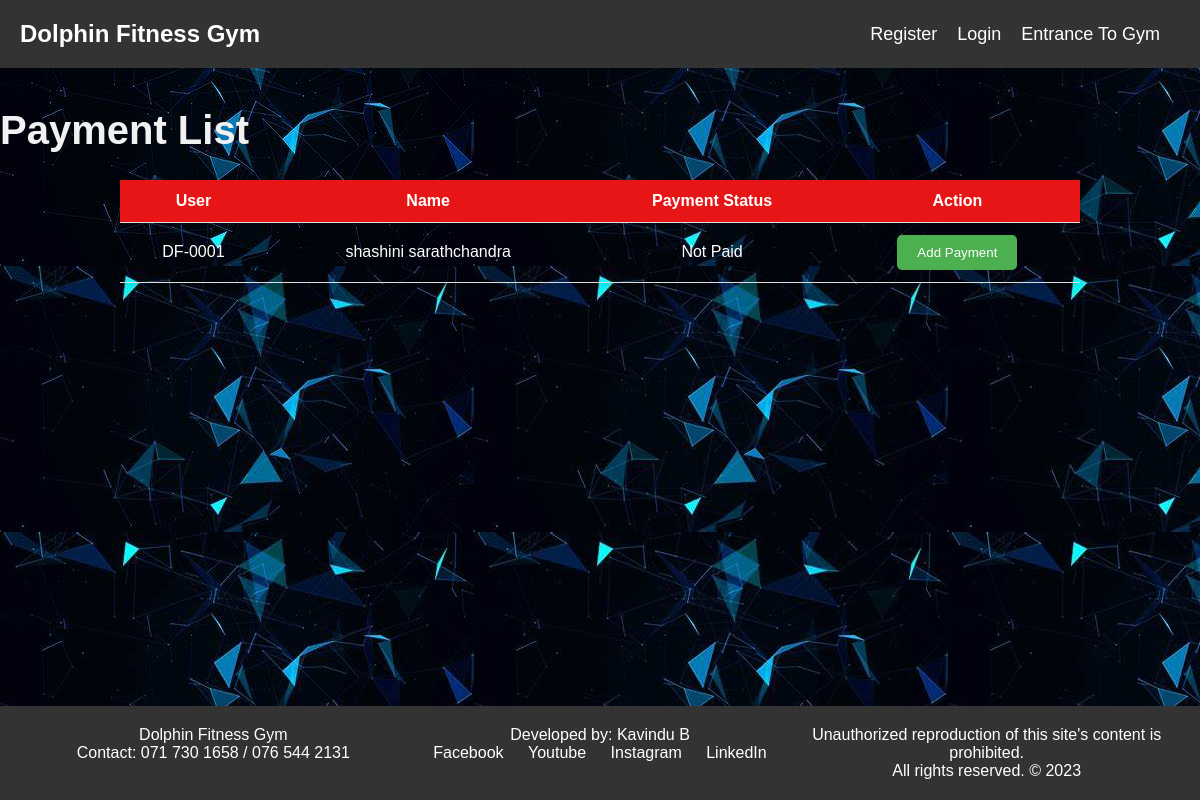
The page /payment_list/ on the database as committed earlier.
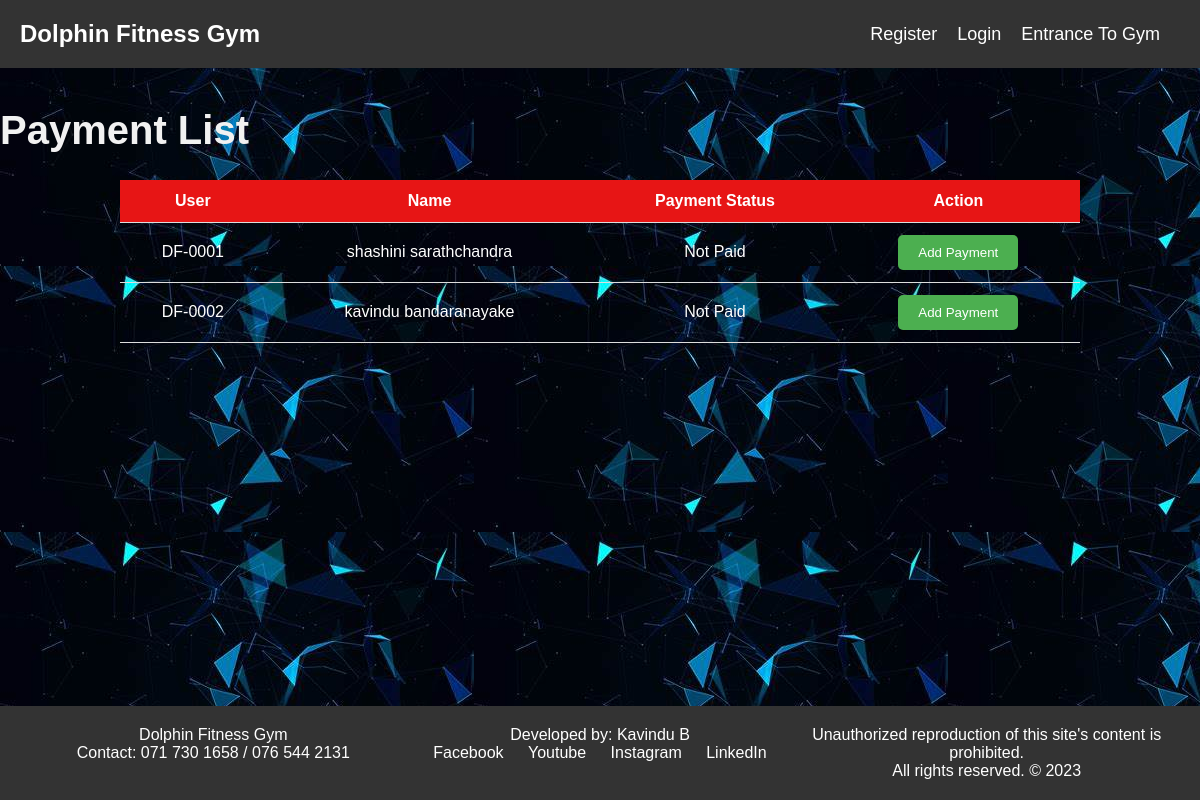
The same page on the database as committed later.
### authentication/models.py (models this page shows, shortened)
class CustomUser(AbstractUser):
    name = models.CharField(max_length=255)
    birthday = models.DateField()
    username = models.CharField(max_length=255, unique=True)
    phone_number = models.CharField(max_length=20, blank=True, null=True)  # Added phone_number field
    groups = models.ManyToManyField(Group, related_name='customuser_set')
    user_permissions = models.ManyToManyField(Permission, related_name='customuser_set')

### authentication/views.py (the view)
# urls.py: path('payment_list/', views.payment_list, name='payment_list'),
def payment_list(request):
    current_month_start = timezone.now().replace(day=1, hour=0, minute=0, second=0, microsecond=0)
    current_month_end = (current_month_start + timezone.timedelta(days=32)).replace(day=1, hour=0, minute=0, second=0, microsecond=0)
    users = CustomUser.objects.all()  # Replace `CustomUser` with your actual user model
    payment_status = []
    for user in users:
        payment = Payment.objects.filter(user=user, payment_date__gte=current_month_start, payment_date__lt=current_month_end).first()
        user_status = {
            'user': user,
            'paid': payment is not None,
        }
        payment_status.append(user_status)
    context = {
        'payment_status': payment_status,
    }
    return render(request, 'payment_list.html', context)

### authentication/templates/payment_list.html (shortened to what this page needs)
{% extends 'base.html' %}
{% load static %}
{% block content %}
    <body style="background-image: url('{% static 'images/OIP.jpg' %}');">
        <h1>Payment List</h1>
        <table>
            <thead>
                <tr>
                    <th>User</th>
                    <th>Name</th>
                    <th>Payment Status</th>
                    <th>Action</th>
                </tr>
            </thead>
            <tbody>
                {% for user_status in payment_status %}
                <tr>
                    <td>{{ user_status.user.username }}</td>
                    <td>{{ user_status.user.name }}</td>
                    <td>{% if user_status.paid %}Paid{% else %}Not Paid{% endif %}</td>
                    <td>
                        {% if not user_status.paid %}
                        <form method="POST" action="{% url 'add_payment' user_status.user.username %}">
                            <button type="submit" class="add-payment-btn">Add Payment</button>
                        </form>
                        {% endif %}
                    </td>
                </tr>
                {% endfor %}
            </tbody>
        </table>
    </body>
{% endblock %}

Rows that differ between the two databases and show on the page:
added CustomUser: user.username "DF-0002", user.name "kavindu bandaranayake"
